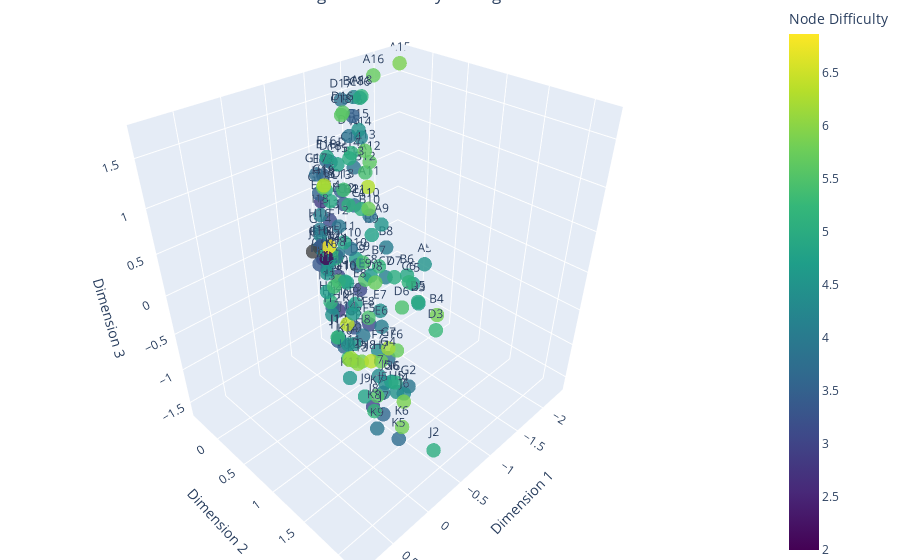

Here is the notebook cell this chart was saved with:
### Code cell
labels = [label for label, _ in embeddings]
x_coords = [coords[0] for _, coords in embeddings]
y_coords = [coords[1] for _, coords in embeddings]
z_coords = [coords[2] for _, coords in embeddings]

# Prepare the DataFrame for joining by ensuring matching cases
avg_diff['hold'] = avg_diff['hold'].str.upper()  # Ensure matching is case-insensitive

# Map grades to embeddings using the labels
grades = [avg_diff.loc[avg_diff['hold'] == label, 'grade'].values[0] if not avg_diff[avg_diff['hold'] == label].empty else float('nan') for label in labels]

# Create a Plotly figure
fig = go.Figure(data=[go.Scatter3d(
    x=x_coords,
    y=y_coords,
    z=z_coords,
    text=labels,
    mode='markers+text',  # Combine markers and text
    marker=dict(
        size=5,
        color=grades,  # Use node grades as the marker colors
        colorscale='Viridis',  # Use a color scale which is perceptually uniform
        opacity=0.8,
        colorbar=dict(title='Node Difficulty')
    ),
    textposition='top center'
)])

# Update layout for a better visualization
fig.update_layout(
    title='3D Visualization of Node Embeddings with Difficulty Scaling',
    scene=dict(
        xaxis_title='Dimension 1',
        yaxis_title='Dimension 2',
        zaxis_title='Dimension 3'
    ),
    margin=dict(l=0, r=0, b=0, t=0)  # Minimal margin for full use of space
)

# Show the figure
fig.show()

### Figure 1 — Plotly figure (JSON) as saved in the notebook; plotly's stock layout.template omitted (floating-point values rounded to 4 significant figures; data arrays with more than 128 entries replaced by an {"elided": "..."} marker saying what was removed)
{"data": [{"marker": {"color": {"elided": "142 float values"}, "colorbar": {"title": {"text": "Node Difficulty"}}, "colorscale": [[0, "#440154"], [0.1111, "#482878"], [0.2222, "#3e4989"], [0.3333, "#31688e"], [0.4444, "#26828e"], [0.5556, "#1f9e89"], [0.6667, "#35b779"], [0.7778, "#6ece58"], [0.8889, "#b5de2b"], [1, "#fde725"]], "opacity": 0.8, "size": 5}, "mode": "markers+text", "text": {"elided": "142 str values"}, "textposition": "top center", "type": "scatter3d", "x": {"elided": "142 float values"}, "y": {"elided": "142 float values"}, "z": {"elided": "142 float values"}}], "layout": {"margin": {"b": 0, "l": 0, "r": 0, "t": 0}, "scene": {"xaxis": {"title": {"text": "Dimension 1"}}, "yaxis": {"title": {"text": "Dimension 2"}}, "zaxis": {"title": {"text": "Dimension 3"}}}, "title": {"text": "3D Visualization of Node Embeddings with Difficulty Scaling"}}}
